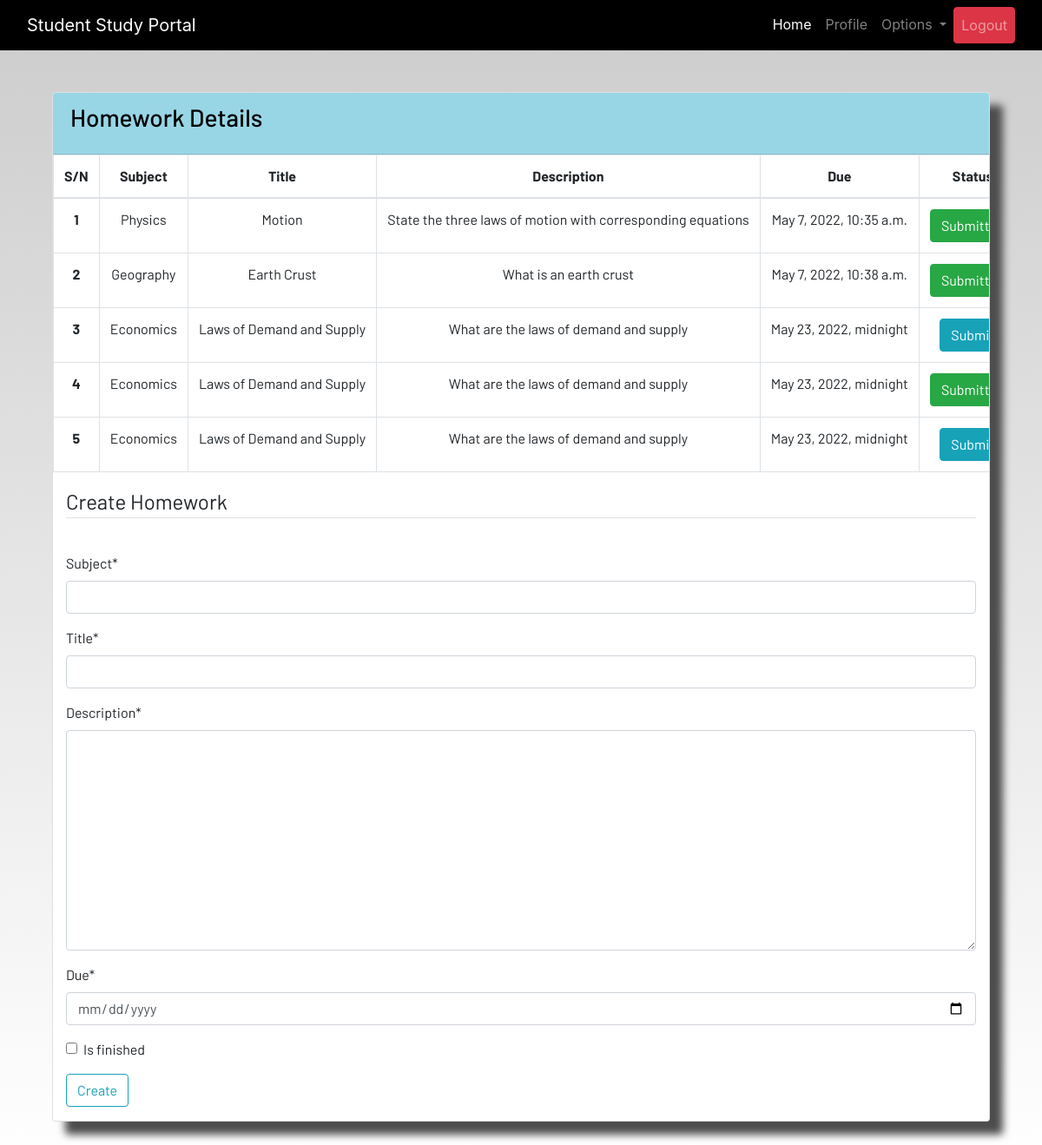
The page /homework (signed in) on the database its author committed.
### dashboard/models.py (models this page shows, shortened)
class Homework(models.Model):
    user = models.ForeignKey(User, on_delete=models.CASCADE)
    subject = models.CharField(_('Subject'),max_length=50)
    title = models.CharField(_('Title'),max_length=100)
    description = models.TextField()
    due = models.DateTimeField()
    is_finished = models.BooleanField(default=False)
    class Meta:
        verbose_name = "Homework"
        verbose_name_plural = "Homeworks"

### dashboard/views.py (the view)
# urls.py: path('homework', views.homework, name='homework'),
@login_required
def homework(request):
    if request.method == "POST":
        form = HomeworkForm(request.POST)
        if form.is_valid():
            try:
                finished = request.POST['is_finished']
                if finished == 'on':
                    finished = True
                else:
                    finished = False
            except:
                finished = False
            homework = Homework(
                user=request.user,
                subject=request.POST['subject'],
                title=request.POST['title'],
                description=request.POST['description'],
                due=request.POST['due'],
                is_finished=finished
            )
            homework.save()
            messages.success(request, 'The homework "{}" was added successfully'.format(homework.title))
            return redirect('homework')
    else:
        form = HomeworkForm()
    homework = Homework.objects.filter(user=request.user)
    if len(homework) == 0:
        homework_done = True
    else:
        homework_done = False
    data = {'homeworks':homework, 'homework_done':homework_done, 'form':form}
    return render(request, 'dashboard/homework.html', data)

### dashboard/forms.py
class HomeworkForm(forms.ModelForm):
    class Meta:
        model = Homework
        widgets = {'due':DateInput()}
        fields = ['subject','title','description','due','is_finished']

### dashboard/templates/dashboard/homework.html (shortened to what this page needs)
{% extends 'dashboard/base.html' %}
{% load static %}
{% load crispy_forms_tags %}
{% block content %}
<div class="container">
    {% if not homework_done %}
    <section class="content">
        <div class="container-fluid">
            <div class="row">
                <div class="col-md-12">
                    <div class="card">
                        <div class="card-header">
                            <h3 class="card-title">Homework Details</h3>
                        </div>
                        <div class="card-body table-responsive p-0">
                            <table class="table table-hover text-nowrap table-bordered">
                                <thead style="text-align:center">
                                    <tr>
                                        <th scope="col">S/N</th>
                                        <th scope="col">Subject</th>
                                        <th scope="col">Title</th>
                                        <th scope="col">Description</th>
                                        <th scope="col">Due</th>
                                        <th scope="col">Status</th>
                                    </tr>
                                </thead>
                                <tbody style="text-align: center;">
                                    {% for homework in homeworks %}
                                    <tr>
                                        <th scope="row">{{forloop.counter}}</th>
                                        <td>{{homework.subject}}</td>
                                        <td>{{homework.title}}</td>
                                        <td>{{homework.description}}</td>
                                        <td>{{homework.due}}</td>
                                        <td>
                                            <a href="{% url 'update-homework' homework.id %}">
                                                <div>
                                                    {% if homework.is_finished == True %}
                                                    <button class="btn btn-success">Submitted</button>
                                                    {% else %}
                                                    <button class="btn btn-info">Submit</button>
                                                    {% endif %}
                                                </div>
                                            </a>
                                        </td>
                                    </tr>
                                    {% endfor %}
                                </tbody>
                            </table>
                            {% else %}
                            <h4>All homeworks are completed!! Create to have more!!</h4>
                            {% endif %}
                        </div>
                        <div class=" container">
                            <form method="POST">
                                <fieldset class="form-group">
                                    <legend class="border-bottom mb-4">Create Homework</legend>
                                </fieldset>
                                {{form|crispy}}
                                <div class="form-group">
                                    <button href="" class="btn btn-outline-info" type="submit">
                                        Create
                                    </button>
                                </div>
                            </form>
                        </div>
                    </div>
                </div>
            </div>
        </div>
    </section>
    <br>
</div>
{% endblock content %}

### static/css/main.css (style rules this page uses)
html { scroll-behavior: smooth; height: 100%; width: 100%; }
.card { box-shadow: 15px 15px 10px rgb(78, 77, 77); }
a { text-decoration: none !important; color: black; }
.card-header { color: black !important; background: rgb(152, 214, 230) !important; transition: 0.3s ease-in; }
html, body { max-width: 100%; overflow-x: hidden; height: 100%; width: 100%; }
body { background: linear-gradient(rgba(0, 0, 0, 0.2), rgba(255, 255, 255, 0.5)); overflow-x: hidden; background-repeat: no-repeat; }
.card-header { background-color: rgb(133, 204, 231); }

### rows shown on the page
Homework: subject "Physics", title "Motion", description "State the three laws of motion with corresponding equations", due "May 7, 2022, 10:35 a.m.", is_finished "Submitted"
Homework: subject "Geography", title "Earth Crust", description "What is an earth crust", due "May 7, 2022, 10:38 a.m.", is_finished "Submitted"
Homework: subject "Economics", title "Laws of Demand and Supply", description "What are the laws of demand and supply", due "May 23, 2022, midnight", is_finished "Submit"
Homework: subject "Economics", title "Laws of Demand and Supply", description "What are the laws of demand and supply", due "May 23, 2022, midnight", is_finished "Submitted"
Homework: subject "Economics", title "Laws of Demand and Supply", description "What are the laws of demand and supply", due "May 23, 2022, midnight", is_finished "Submit"
